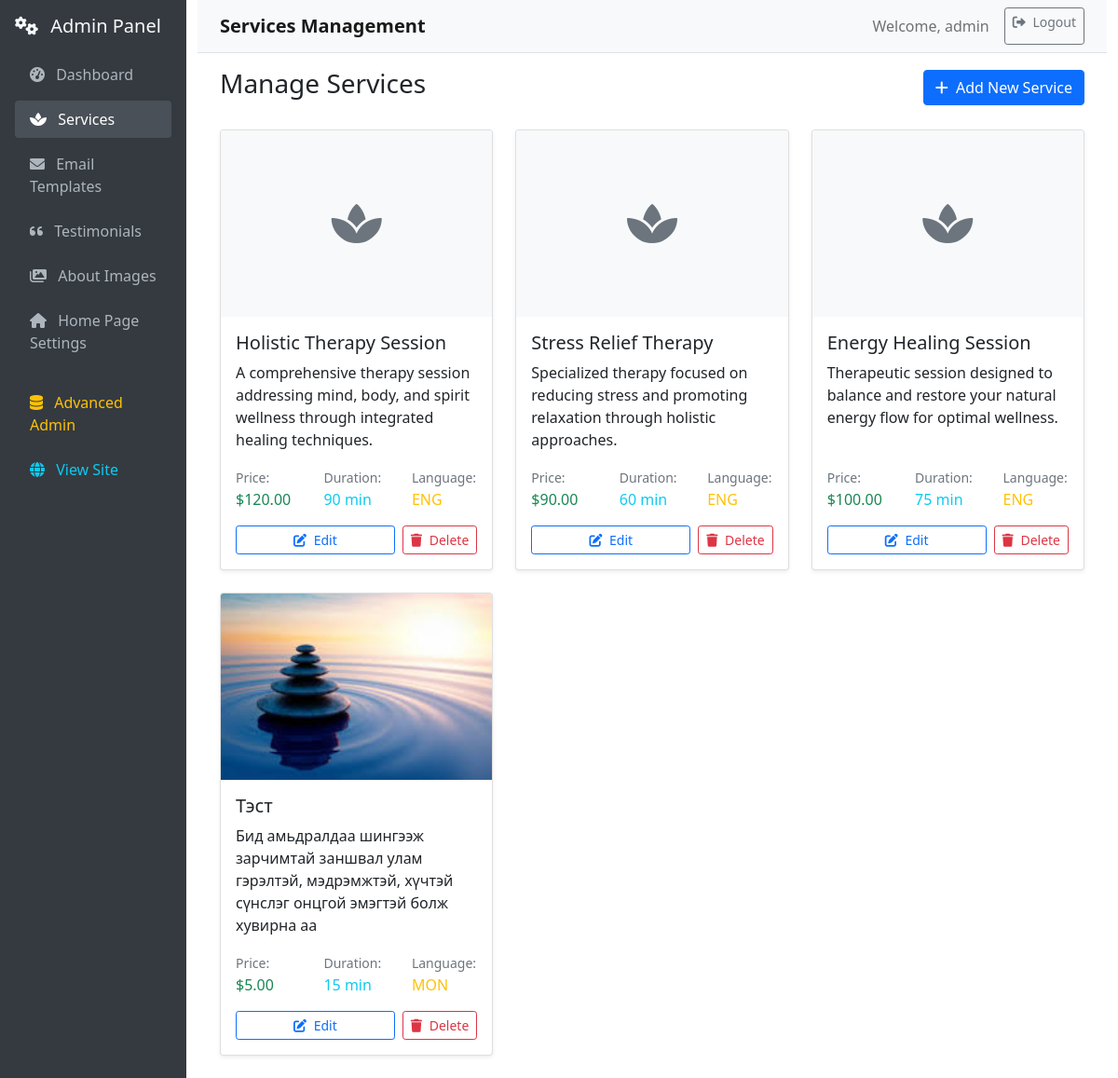
The app's page /admin/services (signed in), older data.
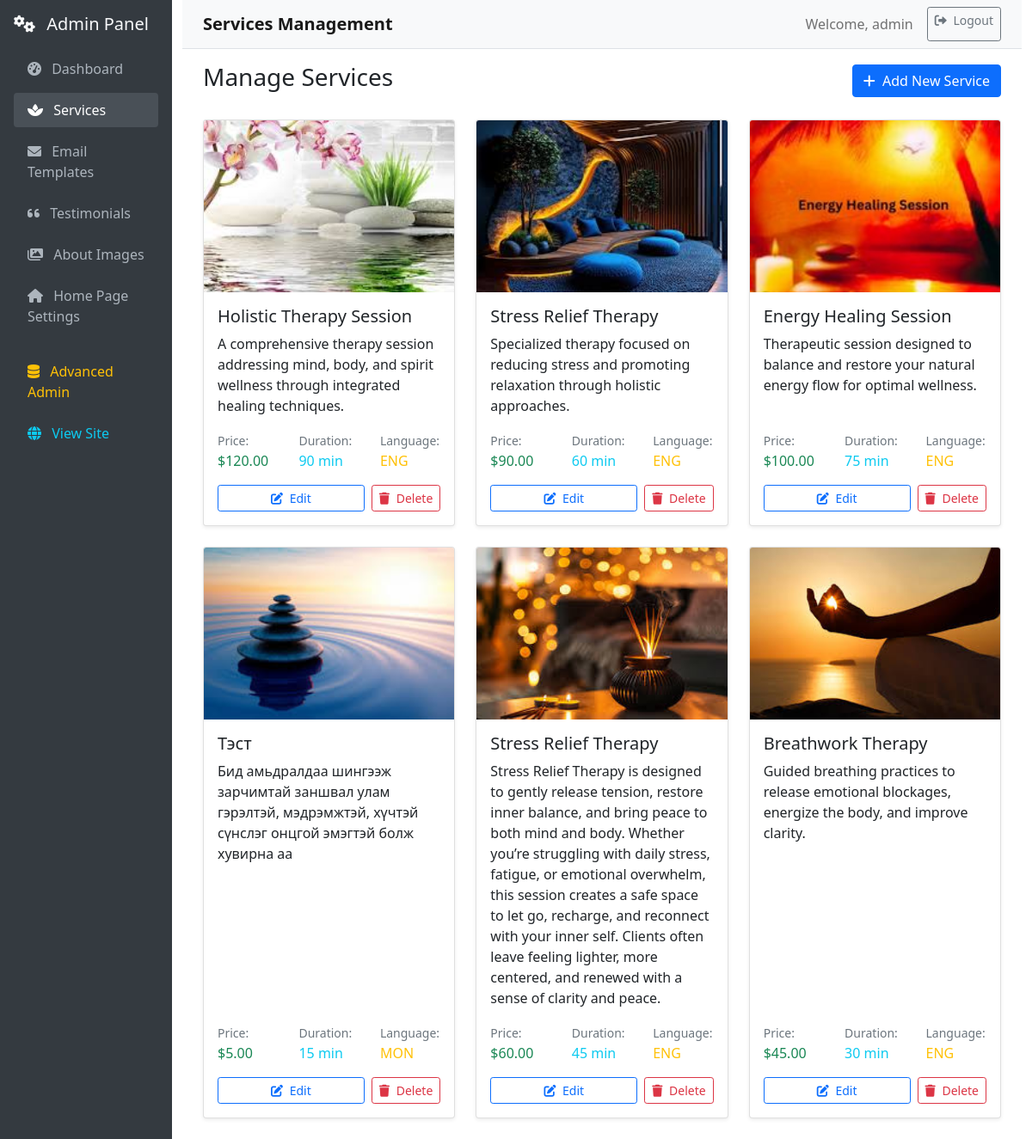
The same page, newer data.
### db/models.py (models this page shows, shortened)
class User(db.Model, UserMixin):
    __tablename__ = 'users'
    id = db.Column(db.Integer, primary_key=True, autoincrement=True)
    is_paid = db.Column(db.Boolean, default=False)
    username = db.Column(db.String(80), nullable=False, unique=True)
    email = db.Column(db.String(120), nullable=False, unique=True)
    password = db.Column(db.String(128), nullable=False)
    role_id = db.Column(db.Integer, db.ForeignKey('roles.id'), nullable=False)
    role = db.relationship('Role', backref=db.backref('users', lazy=True))
    created_at = db.Column(db.DateTime, default=db.func.now())
    updated_at = db.Column(db.DateTime, default=db.func.now(), onupdate=db.func.now())

class Service(db.Model):
    __tablename__ = "services"
    id = db.Column(db.Integer, primary_key=True)
    name = db.Column(db.String(100), nullable=False)
    description = db.Column(db.Text, nullable=True)
    price = db.Column(db.Float, nullable=False)
    duration = db.Column(db.Integer, nullable=False)  # Duration in minutes
    image_path = db.Column(db.String(255), nullable=True)  # Path to service image
    language = db.Column(db.String(3), nullable=False, default='ENG')  # ENG or MON

### routes/admin.py (the view)
@admin_bp.route('/services')
@admin_required
def admin_services():
    services = Service.query.all()
    return render_template('admin/services.html', services=services)

### app_factory.py (called while the page is built)
def initialize_extensions(app):
    db.init_app(app)
    migrate = Migrate(app, db)
    babel = Babel(app)
    mail = Mail(app)
    app.mail = mail  # Make mail available globally for blueprints
    login_manager = LoginManager()
    login_manager.init_app(app)
    @login_manager.user_loader
    def load_user(user_id):
        return User.query.get(int(user_id))
    try:
        from flask_cors import CORS
        CORS(app, supports_credentials=True)
        print("✅ CORS enabled")
    except ImportError:
        print("⚠️ Flask-CORS not installed. Skipping...")
    from utils.admin_setup import setup_admin
    setup_admin(app)

### routes/admin.py (called while the page is built)
def admin_required(f):
    @wraps(f)
    @login_required
    def decorated_function(*args, **kwargs):
        if not current_user.is_authenticated or current_user.role.name != 'admin':
            flash('Admin access required.', 'error')
            return redirect(url_for('main.home'))
        return f(*args, **kwargs)
    return decorated_function

### templates/admin/services.html (shortened to what this page needs)
{% extends "admin/base.html" %}
{% block page_title %}Services Management{% endblock %}
{% block content %}
<div class="row">
    <div class="col-12">
        <div class="d-flex justify-content-between align-items-center mb-4">
            <h3>Manage Services</h3>
            <a href="{{ url_for('admin_panel.create_service') }}" class="btn btn-primary">
                <i class="fas fa-plus me-1"></i>
                Add New Service
            </a>
        </div>
    </div>
</div>
<div class="row">
    {% if services %}
        {% for service in services %}
        <div class="col-md-6 col-lg-4 mb-4">
            <div class="card h-100">
                {% if service.image_path %}
                <img src="{{ url_for('static', filename=service.image_path) }}"
                     class="card-img-top"
                     style="height: 200px; object-fit: cover;"
                     alt="{{ service.name }}">
                {% else %}
                <div class="card-img-top bg-light d-flex align-items-center justify-content-center"
                     style="height: 200px;">
                    <i class="fas fa-spa fa-3x text-muted"></i>
                </div>
                {% endif %}
                <div class="card-body d-flex flex-column">
                    <h5 class="card-title">{{ service.name }}</h5>
                    <p class="card-text flex-grow-1">{{ service.description or 'No description available.' }}</p>
                    <div class="mt-auto">
                        <div class="row mb-3">
                            <div class="col-4">
                                <small class="text-muted">Price:</small><br>
                                <span class="h6 text-success">${{ '%.2f'|format(service.price) }}</span>
                            </div>
                            <div class="col-4">
                                <small class="text-muted">Duration:</small><br>
                                <span class="h6 text-info">{{ service.duration }} min</span>
                            </div>
                            <div class="col-4">
                                <small class="text-muted">Language:</small><br>
                                <span class="h6 text-warning">{{ service.language }}</span>
                            </div>
                        </div>
                        <div class="d-flex gap-2">
                            <a href="{{ url_for('admin_panel.edit_service', service_id=service.id) }}"
                               class="btn btn-outline-primary btn-sm flex-fill">
                                <i class="fas fa-edit me-1"></i>
                                Edit
                            </a>
                            <button class="btn btn-outline-danger btn-sm"
                                    onclick="confirmDelete({{ service.id }}, '{{ service.name }}')">
                                <i class="fas fa-trash me-1"></i>
                                Delete
                            </button>
                        </div>
                    </div>
                </div>
            </div>
        </div>
        {% endfor %}
    {% endif %}
</div>
{% endblock %}

### templates/admin/base.html (shortened to what this page needs)
<!DOCTYPE html>
<html lang="en">
<head>
    <link href="https://cdn.jsdelivr.net/npm/bootstrap@5.1.3/dist/css/bootstrap.min.css" rel="stylesheet">
    <link href="https://cdnjs.cloudflare.com/ajax/libs/font-awesome/6.0.0/css/all.min.css" rel="stylesheet">
</head>
<body>
    <div class="container-fluid">
        <div class="row">
            <nav class="col-md-3 col-lg-2 sidebar p-3">
                <div class="mb-3">
                    <h5 class="text-light">
                        <i class="fas fa-cogs me-2"></i>
                        Admin Panel
                    </h5>
                </div>
                <ul class="nav flex-column">
                    <li class="nav-item">
                        <a class="nav-link {% if request.endpoint == 'admin_panel.admin_panel' %}active{% endif %}"
                           href="{{ url_for('admin_panel.admin_panel') }}">
                            <i class="fas fa-tachometer-alt me-2"></i>
                            Dashboard
                        </a>
                    </li>
                    <li class="nav-item">
                        <a class="nav-link {% if request.endpoint == 'admin_panel.admin_services' %}active{% endif %}"
                           href="{{ url_for('admin_panel.admin_services') }}">
                            <i class="fas fa-spa me-2"></i>
                            Services
                        </a>
                    </li>
                    <li class="nav-item">
                        <a class="nav-link {% if request.endpoint == 'admin_panel.admin_emails' %}active{% endif %}"
                           href="{{ url_for('admin_panel.admin_emails') }}">
                            <i class="fas fa-envelope me-2"></i>
                            Email Templates
                        </a>
                    </li>
                    <li class="nav-item">
                        <a class="nav-link {% if request.endpoint == 'admin_panel.admin_testimonials' %}active{% endif %}"
                           href="{{ url_for('admin_panel.admin_testimonials') }}">
                            <i class="fas fa-quote-left me-2"></i>
                            Testimonials
                        </a>
                    </li>
                    <li class="nav-item">
                        <a class="nav-link {% if request.endpoint in ['admin_panel.admin_about_images', 'admin_panel.edit_about_image', 'admin_panel.create_about_image'] %}active{% endif %}"
                           href="{{ url_for('admin_panel.admin_about_images') }}">
                            <i class="fas fa-images me-2"></i>
                            About Images
                        </a>
                    </li>
                    <li class="nav-item">
                        <a class="nav-link {% if request.endpoint == 'admin_panel.admin_settings' %}active{% endif %}"
                           href="{{ url_for('admin_panel.admin_settings') }}">
                            <i class="fas fa-home me-2"></i>
                            Home Page Settings
                        </a>
                    </li>
                    <li class="nav-item mt-3">
                        <a class="nav-link text-warning" href="/admin/">
                            <i class="fas fa-database me-2"></i>
                            Advanced Admin
                        </a>
                    </li>
                    <li class="nav-item">
                        <a class="nav-link text-info" href="{{ url_for('main.home') }}">
                            <i class="fas fa-globe me-2"></i>
                            View Site
                        </a>
                    </li>
                </ul>
            </nav>
            <main class="col-md-9 col-lg-10 main-content">
                <nav class="navbar navbar-expand-lg navbar-light bg-light border-bottom">
                    <div class="container-fluid">
                        <span class="navbar-brand mb-0 h1">
                            {% block page_title %}Admin Panel{% endblock %}
                        </span>
                        <div class="navbar-nav ms-auto">
                            <span class="navbar-text me-3">
                                Welcome, {{ current_user.username }}
                            </span>
                            <a class="btn btn-outline-secondary btn-sm" href="/api/logout" onclick="handleLogout(event)">
                                <i class="fas fa-sign-out-alt me-1"></i>
                                Logout
                            </a>
                        </div>
                    </div>
                </nav>
                <div class="container-fluid mt-3">
                    {% block content %}{% endblock %}
                </div>
            </main>
        </div>
    </div>
</body>
</html>

### templates/admin/base.html (style rules this page uses)
.sidebar { min-height: 100vh; background: #343a40; }
.sidebar .nav-link { color: #adb5bd; border-radius: 0.25rem; margin: 0.25rem 0; }
.sidebar .nav-link:hover, .sidebar .nav-link.active { color: #fff; background-color: #495057; }
.main-content { min-height: 100vh; }
.navbar-brand { font-weight: bold; }
.card { box-shadow: 0 0.125rem 0.25rem rgba(0, 0, 0, 0.075); border: 1px solid rgba(0, 0, 0, 0.125); }

Row changes from the older to the newer data that the page shows:
changed Service "Holistic Therapy Session": image_path: picture added
changed Service (number 2 of 6 on the later page): image_path: picture added
changed Service "Energy Healing Session": image_path: picture added
added Service: image_path (picture), name "Stress Relief Therapy", description "Stress Relief Therapy is designed to gently release tension, restore inner balance, and bring peace to both mind and body. Whether you’re struggling with daily stress, fatigue, or emotional overwhelm, this session creates a safe space to let go, recharge, and reconnect with your inner self. Clients often leave feeling lighter, more centered, and renewed with a sense of clarity and peace.", price "60.00", duration "45", language "ENG"
added Service: image_path (picture), name "Breathwork Therapy", description "Guided breathing practices to release emotional blockages, energize the body, and improve clarity.", price "45.00", duration "30", language "ENG"
